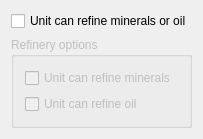
          <widget class="QWidget" name="TabPage" >
           <attribute name="title" >
            <string>Refinery</string>
           </attribute>
           <layout class="QVBoxLayout" >
            <item>
             <widget class="QCheckBox" name="mUnitCanRefine" >
              <property name="toolTip" >
               <string>Whether this unit can refine (retrieve) anything</string>
              </property>
              <property name="whatsThis" >
               <string>Whether this unit can refine (retrieve) anything (usually minerals or oil)</string>
              </property>
              <property name="text" >
               <string>Unit can refine minerals or oil</string>
              </property>
             </widget>
            </item>
            <item>
             <widget class="Q3GroupBox" name="mUnitRefineGroup" >
              <property name="enabled" >
               <bool>false</bool>
              </property>
              <property name="title" >
               <string>Refinery options</string>
              </property>
              <layout class="QVBoxLayout" >
               <property name="spacing" >
                <number>6</number>
               </property>
               <property name="leftMargin" >
                <number>11</number>
               </property>
               <property name="topMargin" >
                <number>11</number>
               </property>
               <property name="rightMargin" >
                <number>11</number>
               </property>
               <property name="bottomMargin" >
                <number>11</number>
               </property>
               <item>
                <widget class="QCheckBox" name="mUnitRefineMinerals" >
                 <property name="toolTip" >
                  <string>Whether this unit can refine minerals</string>
                 </property>
                 <property name="whatsThis" >
                  <string>&lt;p>Whether this unit refine minerals. You usually need only one unit per species theme that can refine minerals (the minerals refinery).&lt;/p>
&lt;p>Please note that one unit can only refine minerals &lt;b>or&lt;/b> oil, not both!&lt;/p></string>
                 </property>
                 <property name="text" >
                  <string>Unit can refine minerals</string>
                 </property>
                </widget>
               </item>
               <item>
                <widget class="QCheckBox" name="mUnitRefineOil" >
                 <property name="toolTip" >
                  <string>Whether this unit can refine oil</string>
                 </property>
                 <property name="whatsThis" >
                  <string>&lt;p>Whether this unit refine oil. You usually need only one unit per species theme that can refine oil (the oil refinery).&lt;/p>
&lt;p>Please note that one unit can only refine minerals &lt;b>or&lt;/b> oil, not both!&lt;/p></string>
                 </property>
                 <property name="text" >
                  <string>Unit can refine oil</string>
                 </property>
                </widget>
               </item>
              </layout>
             </widget>
            </item>
           </layout>
          </widget>
